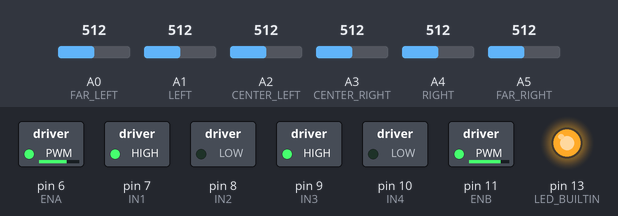
Bench run of a sketch on a simulated Arduino Uno, built with avr-gcc and run on an emulated ATmega328P. Shown: switched loads named in the sketch (green lamp = pin HIGH), output pins drawn as LEDs (lit = HIGH). The test bench sets the inputs (shaded band); at power-on: A0 (FAR_LEFT) = 512, A1 (LEFT) = 512, A2 (CENTER_LEFT) = 512, A3 (CENTER_RIGHT) = 512, A4 (RIGHT) = 512, A5 (FAR_RIGHT) = 512.

Above: at 0.1 s.
Timing chart, 0 to 1.6 s (numbered marks = the images above):
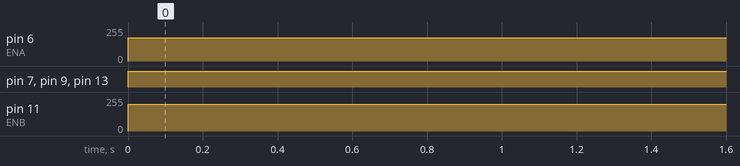

The sketch:

line_follow.ino
```cpp
// #define LF_DEBUG
// #define ST_DEBUG

#include <PID_v1.h>
// #include <Servo.h>
// #include "scorpion_xl.h"

int state = 0;
int last_state = 0;
boolean r0, r1, r2, r3, r4, r5;
byte bitmap;

#include "state_machine.h"
#include "infrared.h"
#include "ln298.h"
//#include "pid.h"

void setup() {

  #if defined(IR_DEBUG) || defined(ST_DEBUG) ||  defined(LF_DEBUG)
    Serial.begin(9600);
  #endif

  pinMode(FAR_RIGHT, INPUT);
  pinMode(RIGHT, INPUT);
  pinMode(CENTER_RIGHT, INPUT);
  pinMode(CENTER_LEFT, INPUT);
  pinMode(LEFT, INPUT);
  pinMode(FAR_LEFT, INPUT);

  // left_motor.attach(LEFT_MOTOR_PIN);
  // right_motor.attach(RIGHT_MOTOR_PIN);

  pinMode(ENA, OUTPUT);
  pinMode(IN1, OUTPUT);
  pinMode(IN2, OUTPUT);
  pinMode(ENB, OUTPUT);
  pinMode(IN3, OUTPUT);
  pinMode(IN4, OUTPUT);
  pinMode(LED_BUILTIN, OUTPUT);

  /*
  // Sample
  leftPID.SetSampleTime(10);
  rightPID.SetSampleTime(10);

  // Min-Max
  leftPID.SetOutputLimits(-100.0, 100.0);
  rightPID.SetOutputLimits(-100.0, 100.0);

  //turn the PID on
  leftPID.SetMode(AUTOMATIC);
  rightPID.SetMode(AUTOMATIC);
  */
}

void loop() {

    r0 = toDigital(FAR_LEFT);
    r1 = toDigital(LEFT);
    r2 = toDigital(CENTER_LEFT);
    r3 = toDigital(CENTER_RIGHT);
    r4 = toDigital(RIGHT);
    r5 = toDigital(FAR_RIGHT);
    bitmap = r0 +
            (r1 * 2) +
            (r2 * 4) +
            (r3 * 8) +
            (r4 * 16) +
            (r5 * 32);

    /*
    LInput = pid_tranlationL();
    RInput = pid_tranlationR();

    leftPID.Compute();
    rightPID.Compute();
    left_pid_controller(LOutput);
    right_pid_controller(ROutput);
    */

    #ifdef LF_DEBUG
      Serial.print("LEFT < ");
      Serial.print(r0);
      Serial.print("\t");
      Serial.print(r1);
      Serial.print("\t");
      Serial.print(r2);
      Serial.print("\t");
      Serial.print(r3);
      Serial.print("\t");
      Serial.print(r4);
      Serial.print("\t");
      Serial.print(r5);
      Serial.println(" > RIGHT");
      Serial.println("---------------------------------------------------------------------------------");
      //Serial.println(state);
      //Serial.println(bitmap);

      /*
      Serial.print("PID LInput                                                                              "); Serial.println(LInput);
      Serial.print("PID RInput                                                                              "); Serial.println(RInput);
      Serial.print("PID LOutput                                                                             "); Serial.println(LOutput);
      Serial.print("PID ROutput                                                                             "); Serial.println(ROutput);
      */
    #endif

    last_state = state;
    // fast_sm();
    falcon_sm();

    #ifdef ST_DEBUG
      Serial.println("B----------------");
      Serial.println(bitmap);
      Serial.println("S----------------");
      Serial.println(state);
    #endif

    switch(state){
      case 4:
          //left_motor.write(PPM_MAX);
          left_motor_forward(PWM_MAX);
          //right_motor.write(PPM_MIN);
          right_motor_backward(PWM_MAX);
          digitalWrite(LED_BUILTIN, LOW);
          break;
      case 3:
          //left_motor.write(PPM_SLOW);
          left_motor_forward(PWM_SLOW);
          //right_motor.write(PPM_SLOW_BACK);
          right_motor_backward(PWM_IDLE);
          digitalWrite(LED_BUILTIN, LOW);
          break;
      case 2:
          //left_motor.write(PPM_SLOW);
          left_motor_forward(PWM_SLOW * 1.2);
          //right_motor.write(PPM_IDLE);
          right_motor_forward(PWM_IDLE);
          digitalWrite(LED_BUILTIN, LOW);
          break;
      case -1:
          //left_motor.write(PPM_MAX);
          left_motor_forward(PWM_MAX);
          //right_motor.write(PPM_SLOW);
          right_motor_forward(PWM_SLOW * 1.2);
          digitalWrite(LED_BUILTIN, HIGH);
          break;
      case 0:
          //left_motor.write(PPM_MAX);
          left_motor_forward(PWM_MAX);
          //right_motor.write(PPM_MAX);
          right_motor_forward(PWM_MAX);
          digitalWrite(LED_BUILTIN, HIGH);
          break;
      case 1:
          //left_motor.write(PPM_SLOW);
          left_motor_forward(PWM_SLOW * 1.2);
          //right_motor.write(PPM_MAX);
          right_motor_forward(PWM_MAX);
          digitalWrite(LED_BUILTIN, HIGH);
          break;
      case -2:
          //left_motor.write(PPM_IDLE);
          left_motor_forward(PWM_IDLE);
          //right_motor.write(PPM_SLOW);
          right_motor_forward(PWM_SLOW * 1.2);
          digitalWrite(LED_BUILTIN, LOW);
          break;
      case -3:
          //left_motor.write(PPM_SLOW_BACK);
          left_motor_backward(PWM_IDLE);
          //right_motor.write(PPM_SLOW);
          right_motor_forward(PWM_SLOW);
          digitalWrite(LED_BUILTIN, LOW);
          break;
      case -4:
          //left_motor.write(PPM_MIN);
          left_motor_backward(PWM_MAX);
          //right_motor.write(PPM_MAX);
          right_motor_forward(PWM_MAX);
          digitalWrite(LED_BUILTIN, LOW);
          break;
    }
}
```

infrared.h
```cpp
#include <Arduino.h>

// #define IR_DEBUG

#define FAR_LEFT A0
#define LEFT A1
#define CENTER_LEFT A2
#define CENTER_RIGHT A3
#define RIGHT A4
#define FAR_RIGHT A5

#define WB_THRESHOLD 700
#define WB_THRESHOLDS {350, 350, 350, 300, 300, 300}

#define IR_DELAY 30

boolean toDigital(uint8_t pin){
  int thresholds[6] = WB_THRESHOLDS;
  int reading = analogRead(pin);
  delayMicroseconds(IR_DELAY);
  #ifdef IR_DEBUG
    Serial.print(pin);
    Serial.print(" - ");
    Serial.println(reading);
  #endif
  // Works only on UNO
  return reading > thresholds[(pin-14)];
}
```

ln298.h
```cpp
// RIGHT
#define ENA 6 // PWM
#define IN1 7
#define IN2 8
// LEFT
#define IN3 9  // PWM
#define IN4 10 // PWM
#define ENB 11 // PWM

#define PWM_MAX 200
#define PWM_SLOW 118
#define PWM_IDLE 42

#define RIGHT_TRIM 1.25

void left_motor_forward(int power){
  digitalWrite(IN3, HIGH);
  digitalWrite(IN4, LOW);
  analogWrite(ENB, power);
}

void right_motor_forward(int power){
  digitalWrite(IN1, HIGH);
  digitalWrite(IN2, LOW);
  analogWrite(ENA, power * RIGHT_TRIM);
}

void left_motor_backward(int power){
  digitalWrite(IN3, LOW);
  digitalWrite(IN4, HIGH);
  analogWrite(ENB, power);
}

void right_motor_backward(int power){
  digitalWrite(IN1, LOW);
  digitalWrite(IN2, HIGH);
  analogWrite(ENA, power * RIGHT_TRIM);
}

void motor_break(){
  digitalWrite(IN1, HIGH);
  digitalWrite(IN2, HIGH);
  digitalWrite(IN3, HIGH);
  digitalWrite(IN4, HIGH);
  digitalWrite(ENA, HIGH);
  digitalWrite(ENB, HIGH);
}
```

state_machine.h
```cpp
int fast_sm(){

    if(!r0 && r1 && r2 && r3 && r4 && r5){
      state = -3;
    }
    else if(!r0 && !r1 && r2 && r3 && r4 && r5){
      state = -2;
    }
    else if(r0 && !r1 && !r2 && r3 && r4 && r5){
      state = -1;
    }
    else if(r0 && r1 && !r2 && !r3 && r4 && r5){
      state = 0;
    }
    else if(r0 && r1 && r2 && !r3 && !r4 && r5){
      state = 1;
    }
    else if(r0 && r1 && r2 && r3 && !r4 && !r5){
      state = 2;
    }
    else if(r0 && r1 && r2 && r3 && r4 && !r5){
      state = 3;
    }
    else if(r0 && r1 && r2 && r3 && r4 && r5){
      // All white
      state = last_state > 0 ? 4 : -4;
      //state = 0;
    }
    else if(!r0 && !r1 && !r2 && !r3 && !r4 && !r5){
      // All black
      state = 0;
    }
    else{
      // Dunno
      // state = last_state > 0 ? 2 : -2;
    }
}

void falcon_sm(){

    if(bitmap == 0){
      // All white
      //state = last_state > 0 ? 4 : -4;
      state = 0;
      return;
    }
    else if(bitmap == 1 || bitmap == 3 || bitmap == 5 || bitmap == 7 || bitmap == 15){
      // Far Right
      state = 4;
      return;
    }
    else if(bitmap == 2){
      state = 3;
      return;
    }
    else if(bitmap == 4 || bitmap == 6){
      state = 2;
      return;
    }
    else if(bitmap == 4){
      state = 1;
      return;
    }
    else if(bitmap == 8){
      state = -1;
      return;
    }
    else if(bitmap == 24){
      state = -2;
      return;
    }
    else if(bitmap == 16){
      state = -3;
      return;
    }
    else if(bitmap == 32 || bitmap == 40 || bitmap == 48 || bitmap == 56){
      state = -4;
      return;
    }
    else{
      // Dunno
      state = last_state > 0 ? 1 : -1;
    }
}
```

Measured:
- by itself, pin 6 (ENA): 0/255 → 176/255 at 0.00 s
- by itself, pin 7 (IN1), pin 9 (IN3), pin 13 (LED_BUILTIN): LOW → HIGH at 0.00 s
- by itself, pin 11 (ENB): 0/255 → 200/255 at 0.00 s
